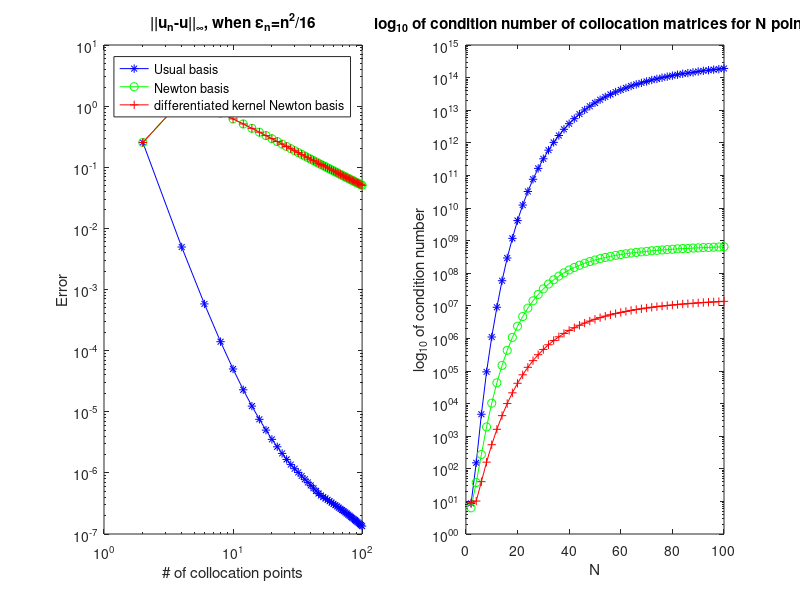

Source code (MATLAB):
function [] = colloc_1dbvp()
    clear all; close all; clc
    %% Garbage collection and initialization
    format compact %remove blank lines from output

    % Solves u'' = 1 + e^(2x), u(0) = 0 = u(1)


    rhs = @(x) ( 1 + exp(2.*x) );
    u_analytic = @(x) ( 0.25.*((2.*x.^2)-exp(2).*x-x+exp(2.*x)-1) );

    pts = linspace(0,1);

    %% Calculate condition numbers of collocation matrices and
    %  calculate error of numerical solutions

    trans_err_cond = zeros(2,50);
    newt_err_cond  = zeros(2,50);
    newt2_err_cond = zeros(2,50);
    for N=2:2:100;
        
        %epsilon = 200;
        epsilon = (N/4).^2;
        K   = @(x,center) ( exp(-epsilon.*((x-center).^2)) );
        D1K = @(x,center) ( -2.*epsilon.*(x-center).*K(x,center) );
        D2K = @(x,center) ( 2.*epsilon.*(2.*epsilon.*((x-center).^2)-1).* ...
                            K(x,center) );

        colloc_pts = linspace(0,1,N);
        tmp = repmat(colloc_pts, N, 1);
        KM = K(tmp',tmp);
        D2KM = D2K(tmp',tmp);
        KM_evals = K( repmat(pts',1,size(colloc_pts,2)), repmat(colloc_pts,size(pts,2),1));
        
        colloc_mat = [D2KM             zeros(N,2); 
                      K(0, colloc_pts) 1 0;
                      K(1, colloc_pts) 1 1];
        coef = colloc_mat\[rhs(colloc_pts)';0;0;];

        trans_err_cond(1,N/2) = norm(([KM_evals ones(size(pts,2),1) pts']*coef) ...
                                   -u_analytic(pts)',Inf);
        trans_err_cond(2,N/2) = cond(colloc_mat);
        
        [B, V] = calculate_beta_v(KM, N, colloc_pts, K);
        D2V = B\D2KM; % maybe bad if D2KM is ill-cond.
        colloc_mat = [D2V'    zeros(N,2);
                      V(:,1)' 1 0;
                      V(:,2)' 1 1];
        coef = colloc_mat\[rhs(colloc_pts)';0;0;];

        newt_err_cond(1,N/2) = norm(([(B\KM_evals')' ones(size(pts,2),1) pts']*coef) ...
                                  -u_analytic(pts)',Inf);
        newt_err_cond(2,N/2) = cond(colloc_mat);

        [B, D2V] = calculate_beta_v(D2KM, N, colloc_pts, D2K);
        V = B\KM;
        colloc_mat = [D2V'    zeros(N,2);
                      V(:,1)' 1 0;
                      V(:,2)' 1 1];
        coef = colloc_mat\[rhs(colloc_pts)';0;0;];

        newt2_err_cond(1,N/2) = norm(([(B\KM_evals')' ones(size(pts,2),1) pts']*coef) ...
                                  -u_analytic(pts)',Inf);
        newt2_err_cond(2,N/2) = cond(colloc_mat);

    end
    
    subplot(1,2,1);  
    loglog(2:2:100, trans_err_cond(1,:), 'b*-');
    hold on;  
    loglog(2:2:100, newt_err_cond(1,:), 'go-');
    loglog(2:2:100, newt2_err_cond(1,:), 'r+-');
    title('||u_n-u||_\infty, when \epsilon_n=n^2/16');
    legend('Usual basis',  ...
           'Newton basis', ...
           'differentiated kernel Newton basis');
    ylabel('Error');
    xlabel('# of collocation points');


    subplot(1,2,2);
    semilogy(2:2:100, trans_err_cond(2,:), 'b*-');
    hold on;
    semilogy(2:2:100, newt_err_cond(2,:), 'go-');
    semilogy(2:2:100, newt2_err_cond(2,:), 'r+-');
    title('log_{10} of condition number of collocation matrices for N points');
    ylabel('log_{10} of condition number');
    xlabel('N');
end

function [B, V] = chol_calc_beta_v(KM, N, xs, K)
    B = chol(KM);
    V = B';
end

function [B, V] = calculate_beta_v(KM, N, xs, K)
% here we alternately calculate betas and vs since they depend on each
% other (see paper for relationship). B should be lower triangular,
% and V should be unit upper triangular s.t. KM = B*V
    B = zeros(N,N);
    V = eye(N);
    for c=1:(N-1)
        for i=c:N
            B(i,c) = calculate_single_beta(B,V,i,c,K,xs);
        end
        % not sure if this is bad when KM is ill-cond.
        V(1:c,c+1) = B(1:c,1:c)\KM(1:c,c+1); 
    end
    B(N,N) = calculate_single_beta(B,V,N,N,K,xs);
end

function [res] = calculate_single_beta(B, V, i, j, K, xs)
    res = K(xs(j), xs(i));
    for k=1:j-1
        res = res - B(i,k).*V(k,j);
    end
end
